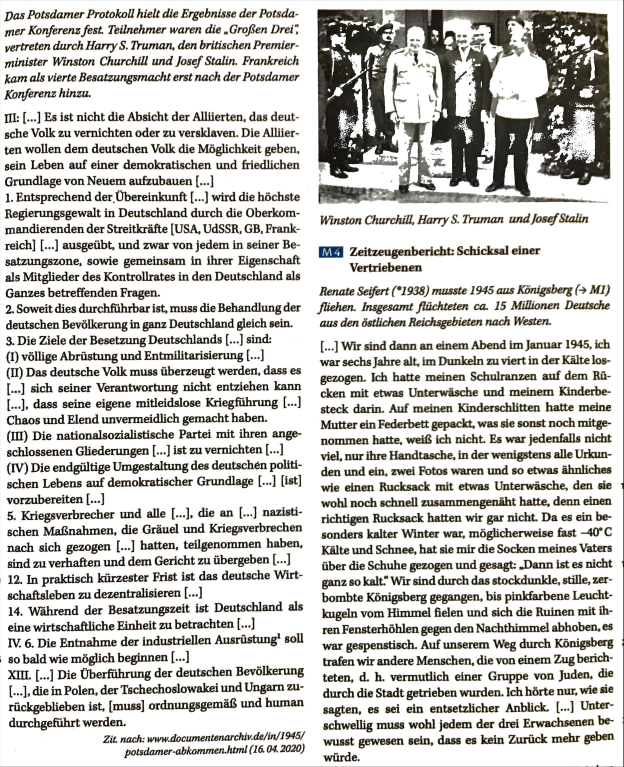
#> input picture Scripts/ImageToText/Images/image0.jpeg, 1870 x 2301 px (shown at 1/3 size); its folder holds only this picture in this run
$ python MAIN.py
#> lines starting #> are read from the running program, lines starting #| are printed output that depends on the picture; after the words box and inside, x2 and y2 are one past the last pixel; in counts of white or black regions, pixels touching at a corner belong together
import pytesseract as pytes
import cv2 as cv
import os

pytes.pytesseract.tesseract_cmd = "C:\\Program Files\\Tesseract-OCR\\tesseract.exe"
dirImg =  "Images"


imgs = os.listdir(dirImg)#get all images
index = 211
for i in imgs:
    img = cv.imread(dirImg+"/"+i)#open image
#> img is the input picture: shape (2301, 1870, 3); mean B, G, R 197.9, 201.2, 202.6
    img = cv.cvtColor(img, cv.COLOR_RGB2GRAY)
#> img: shape (2301, 1870)
    _, img = cv.threshold(img, 210, 255, cv.THRESH_BINARY)
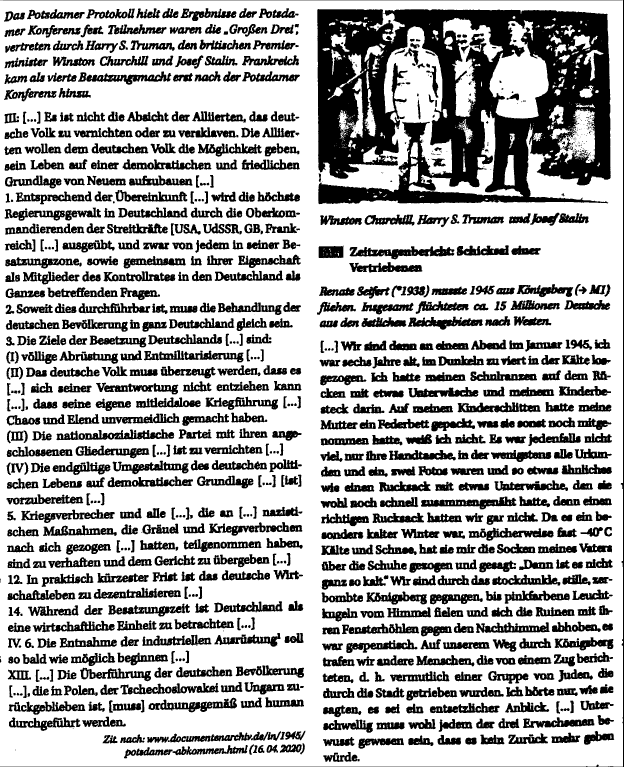
#> img: shape (2301, 1870) (shown at 1/3 size); 70.1% white; 1310 black regions (284 under 20 px), largest, box (x1, y1, x2, y2) and area: (952, 27, 1832, 613) 306479, (1049, 738, 1363, 778) 5986, (169, 1287, 523, 1321) 5592
    #cv.imshow("lul", img)
#> (the run stopped early here; a loop or call above may not have finished)

$ run again, on Scripts/ImageToText/Images/image1.jpeg
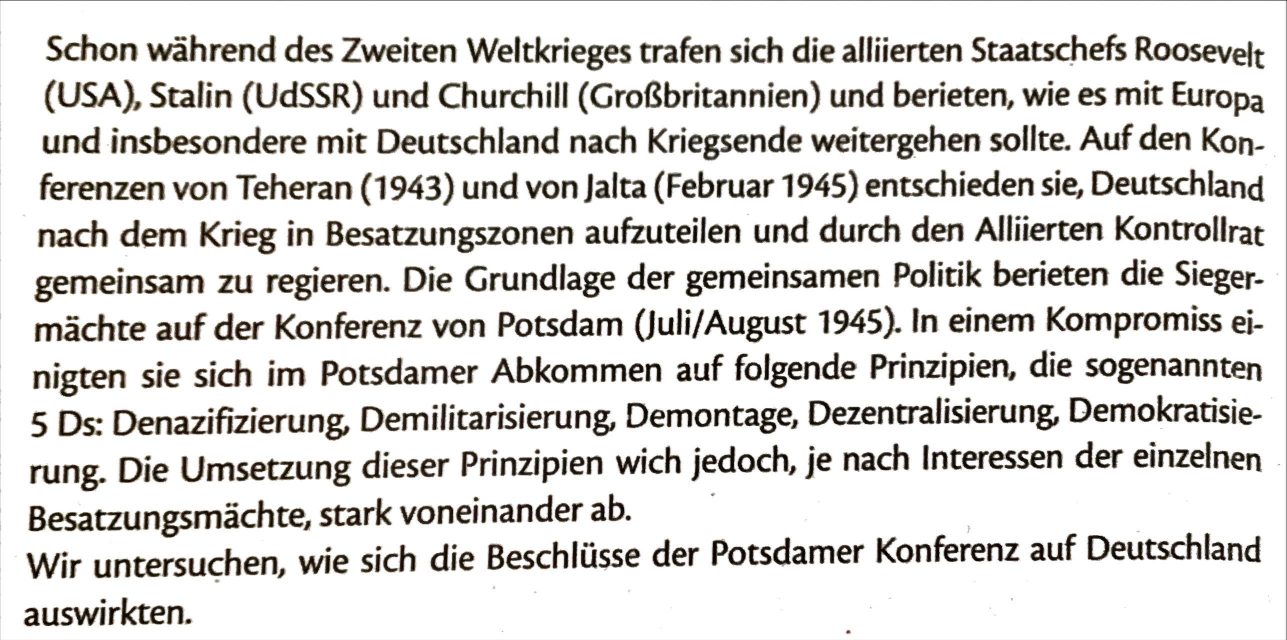
#> input picture Scripts/ImageToText/Images/image1.jpeg, 2573 x 1280 px (shown at 1/2 size)
#> img is the input picture: shape (1280, 2573, 3); mean B, G, R 215.1, 217.3, 218.9
#> `_, img = cv.threshold(img, 210, 255, cv.THRESH_BINARY)`:
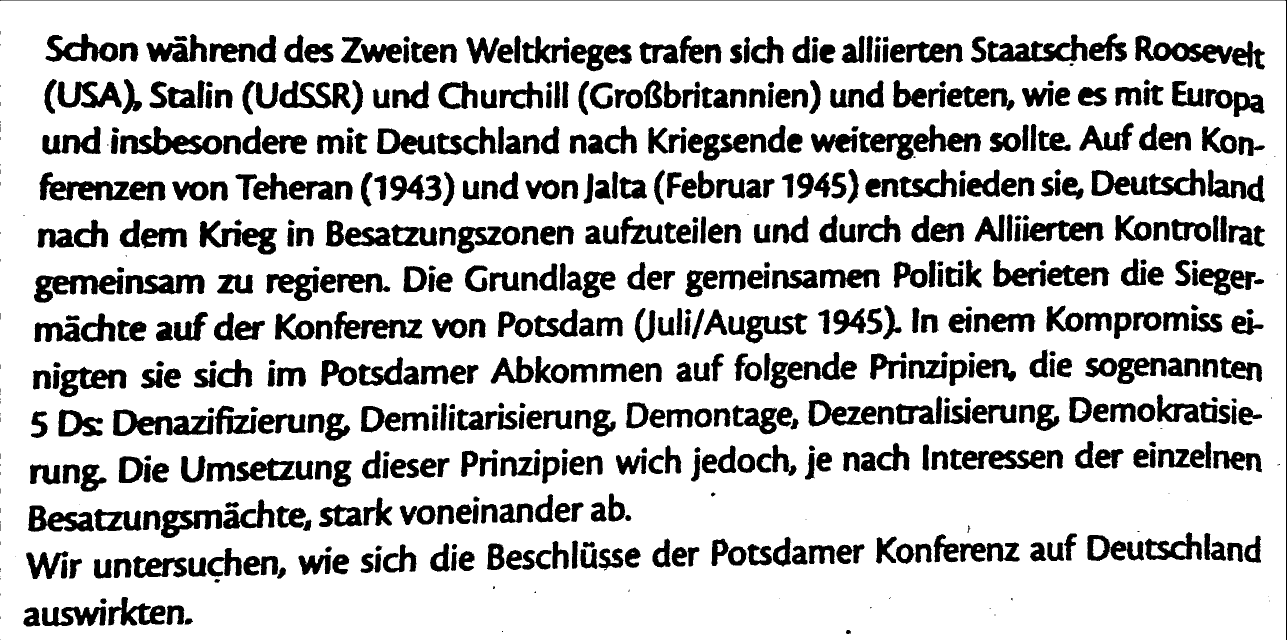
#> img: shape (1280, 2573) (shown at 1/2 size); 79.2% white; 688 black regions (86 under 20 px), largest, box (x1, y1, x2, y2) and area: (240, 252, 445, 310) 5452, (226, 819, 427, 872) 5396, (1975, 69, 2175, 125) 5213

$ run again, on Scripts/ImageToText/Images/image2.jpeg
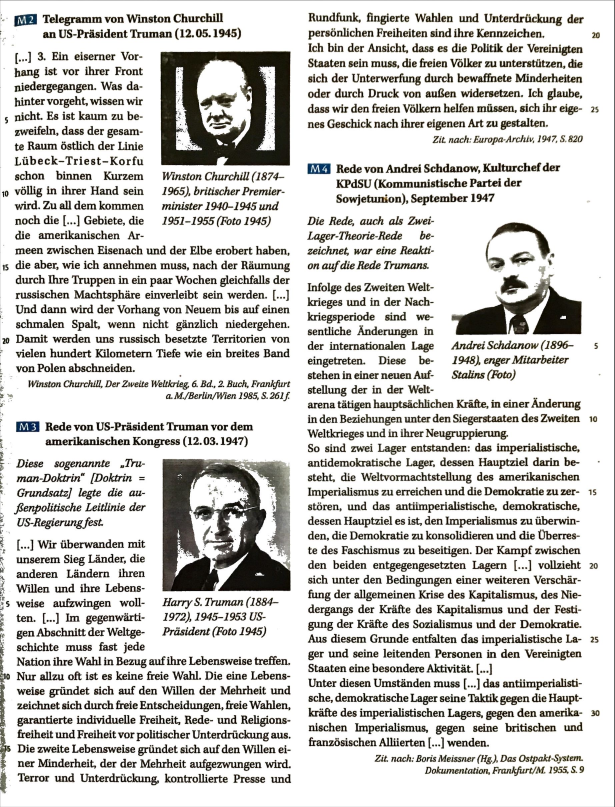
#> input picture Scripts/ImageToText/Images/image2.jpeg, 1844 x 2420 px (shown at 1/3 size)
#> img is the input picture: shape (2420, 1844, 3); mean B, G, R 205.4, 208.1, 209.1
#> `_, img = cv.threshold(img, 210, 255, cv.THRESH_BINARY)`:
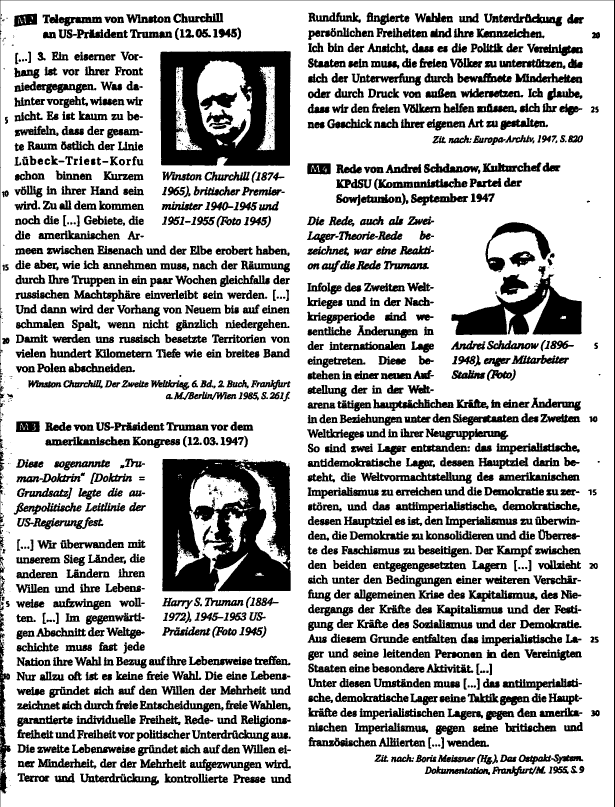
#> img: shape (2420, 1844) (shown at 1/3 size); 74.9% white; 1792 black regions (324 under 20 px), largest, box (x1, y1, x2, y2) and area: (487, 1377, 872, 1774) 108496, (481, 153, 872, 497) 89090, (1354, 823, 1746, 1005) 34514

$ run again, on Scripts/ImageToText/Images/image3.jpeg
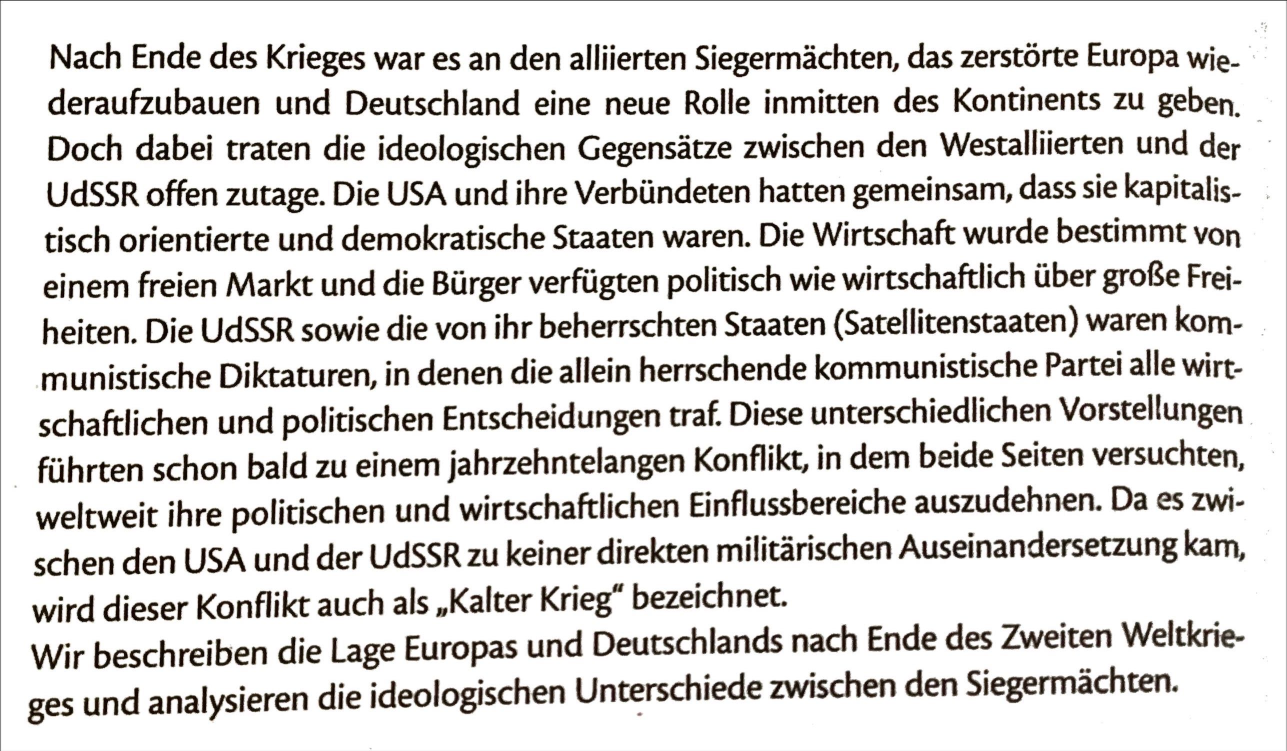
#> input picture Scripts/ImageToText/Images/image3.jpeg, 2573 x 1502 px (shown at 1/2 size)
#> img is the input picture: shape (1502, 2573, 3); mean B, G, R 214.3, 216, 217.9
#> `_, img = cv.threshold(img, 210, 255, cv.THRESH_BINARY)`:
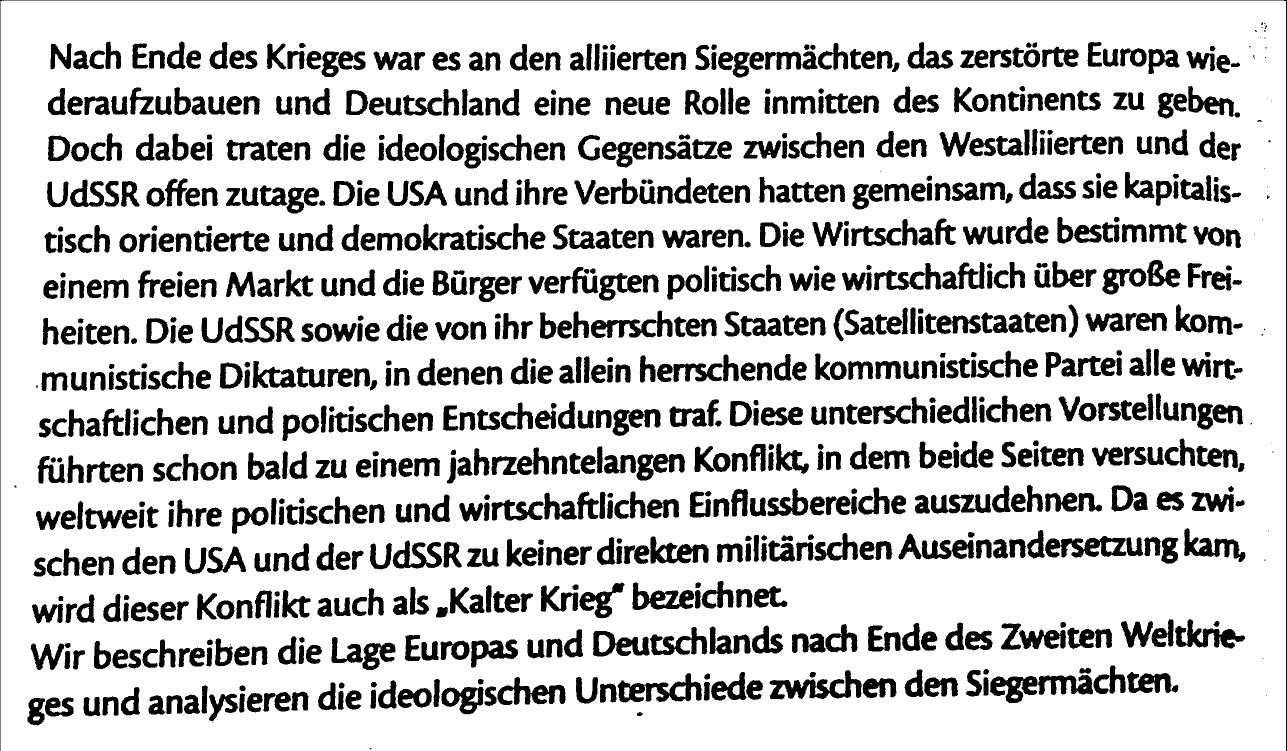
#> img: shape (1502, 2573) (shown at 1/2 size); 79.6% white; 1009 black regions (39 under 20 px), largest, box (x1, y1, x2, y2) and area: (0, 0, 2573, 1502) 5583, (1539, 1340, 1724, 1399) 4704, (1235, 1346, 1404, 1405) 4306
